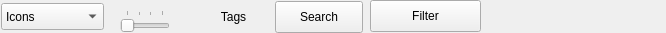
<?xml version="1.0" encoding="UTF-8"?>
<ui version="4.0">
 <class>BrowserToolBar</class>
 <widget class="QWidget" name="BrowserToolBar">
  <property name="geometry">
   <rect>
    <x>0</x>
    <y>0</y>
    <width>666</width>
    <height>33</height>
   </rect>
  </property>
  <property name="windowTitle">
   <string>Toolbar</string>
  </property>
  <widget class="QComboBox" name="changeView">
   <property name="geometry">
    <rect>
     <x>1</x>
     <y>3</y>
     <width>103</width>
     <height>27</height>
    </rect>
   </property>
   <item>
    <property name="text">
     <string>Icons</string>
    </property>
    <property name="icon">
     <iconset resource="gui.qrc">
      <normaloff>:/view_detailed.png</normaloff>:/view_detailed.png</iconset>
    </property>
   </item>
   <item>
    <property name="text">
     <string>Details</string>
    </property>
    <property name="icon">
     <iconset resource="gui.qrc">
      <normaloff>:/view_icon.png</normaloff>:/view_icon.png</iconset>
    </property>
   </item>
  </widget>
  <widget class="QToolButton" name="tags">
   <property name="geometry">
    <rect>
     <x>198</x>
     <y>1</y>
     <width>71</width>
     <height>32</height>
    </rect>
   </property>
   <property name="text">
    <string>Tags</string>
   </property>
   <property name="icon">
    <iconset resource="gui.qrc">
     <normaloff>:/highlight</normaloff>:/highlight</iconset>
   </property>
   <property name="popupMode">
    <enum>QToolButton::InstantPopup</enum>
   </property>
   <property name="toolButtonStyle">
    <enum>Qt::ToolButtonTextBesideIcon</enum>
   </property>
   <property name="autoRaise">
    <bool>true</bool>
   </property>
   <property name="arrowType">
    <enum>Qt::NoArrow</enum>
   </property>
  </widget>
  <widget class="QPushButton" name="search">
   <property name="geometry">
    <rect>
     <x>275</x>
     <y>1</y>
     <width>88</width>
     <height>32</height>
    </rect>
   </property>
   <property name="text">
    <string>Search</string>
   </property>
   <property name="icon">
    <iconset resource="gui.qrc">
     <normaloff>:/search_small.png</normaloff>:/search_small.png</iconset>
   </property>
   <property name="checkable">
    <bool>true</bool>
   </property>
   <property name="flat">
    <bool>false</bool>
   </property>
  </widget>
  <widget class="QSlider" name="factorSlider">
   <property name="geometry">
    <rect>
     <x>120</x>
     <y>10</y>
     <width>50</width>
     <height>24</height>
    </rect>
   </property>
   <property name="sizePolicy">
    <sizepolicy hsizetype="Fixed" vsizetype="Fixed">
     <horstretch>0</horstretch>
     <verstretch>0</verstretch>
    </sizepolicy>
   </property>
   <property name="baseSize">
    <size>
     <width>80</width>
     <height>0</height>
    </size>
   </property>
   <property name="minimum">
    <number>1</number>
   </property>
   <property name="maximum">
    <number>4</number>
   </property>
   <property name="orientation">
    <enum>Qt::Horizontal</enum>
   </property>
   <property name="tickPosition">
    <enum>QSlider::TicksAbove</enum>
   </property>
   <property name="tickInterval">
    <number>1</number>
   </property>
  </widget>
  <widget class="QPushButton" name="filter">
   <property name="geometry">
    <rect>
     <x>370</x>
     <y>0</y>
     <width>111</width>
     <height>32</height>
    </rect>
   </property>
   <property name="text">
    <string>Filter</string>
   </property>
   <property name="icon">
    <iconset resource="gui.qrc">
     <normaloff>:/filter</normaloff>:/filter</iconset>
   </property>
   <property name="checkable">
    <bool>true</bool>
   </property>
   <property name="flat">
    <bool>false</bool>
   </property>
  </widget>
  <action name="actionAttributes">
   <property name="icon">
    <iconset resource="gui.qrc">
     <normaloff>:/menuedit</normaloff>:/menuedit</iconset>
   </property>
   <property name="text">
    <string>attributes</string>
   </property>
   <property name="toolTip">
    <string>Edit the columns attributes of the detailed view</string>
   </property>
  </action>
  <action name="actionBookmark">
   <property name="icon">
    <iconset resource="gui.qrc">
     <normaloff>:/bookmark_add.png</normaloff>:/bookmark_add.png</iconset>
   </property>
   <property name="text">
    <string>bookmark</string>
   </property>
   <property name="toolTip">
    <string>Add nodes to bookmark</string>
   </property>
  </action>
  <action name="actionFactorPlus">
   <property name="icon">
    <iconset resource="gui.qrc">
     <normaloff>:/viewmag+</normaloff>:/viewmag+</iconset>
   </property>
   <property name="text">
    <string>factorPlus</string>
   </property>
   <property name="toolTip">
    <string>Icons zoom in</string>
   </property>
  </action>
  <action name="actionFactorMinus">
   <property name="icon">
    <iconset resource="gui.qrc">
     <normaloff>:/viewmag-</normaloff>:/viewmag-</iconset>
   </property>
   <property name="text">
    <string>factorMinus</string>
   </property>
   <property name="toolTip">
    <string>Icons zoom out</string>
   </property>
  </action>
 </widget>
 <resources>
  <include location="gui.qrc"/>
 </resources>
 <connections/>
</ui>
